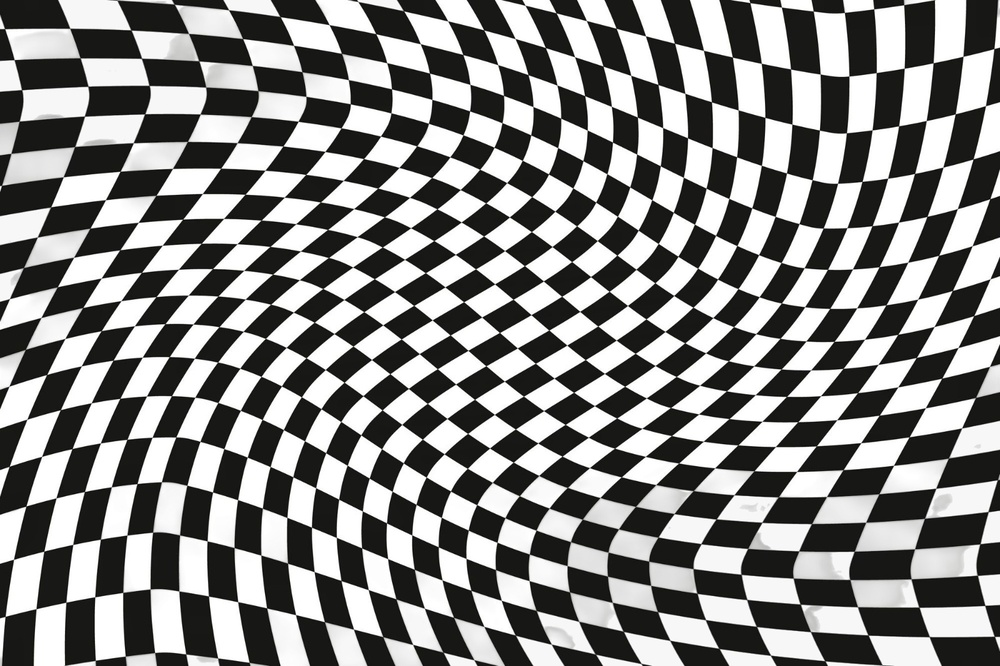
#> input picture hafta2/dama.jpg, 1000 x 666 px, shrunk from 1600 x 1066 before the run
$ python nicemle_6bit.py
#> lines starting #> are read from the running program, lines starting #| are printed output that depends on the picture
"""Ödev 1: Gri görüntüyü 6-bit parlaklık seviyesine nicemle.

Kullanım: python nicemle_6bit.py [girdi] [cikti]
Varsayılan: dama.jpg ve cikti klasörü.
"""
import argparse
from pathlib import Path

import cv2
import numpy as np

KLASOR = Path(__file__).resolve().parent


def nicemle_6bit(gri):
    """Alt iki biti atıp sonucu 0-255 aralığında göster."""
    return ((gri >> 2) << 2).astype(np.uint8)


def fark_gorseli(gri, nicemli):
    fark = cv2.absdiff(gri, nicemli)
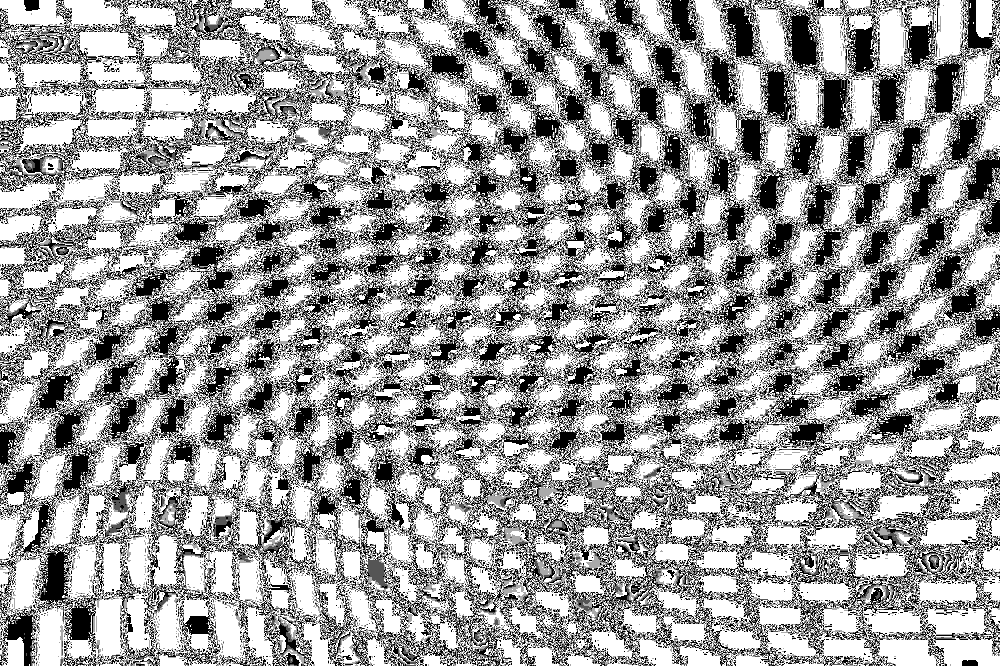
#> fark: shape (666, 1000); min 0, max 3, mean 1.87; drawn with min black and max white
    en_buyuk = int(fark.max())
#> en_buyuk = 3
    return fark if en_buyuk == 0 else (fark.astype(np.float32) * (255 / en_buyuk)).astype(np.uint8)


def main():
    ap = argparse.ArgumentParser(description="8-bit gri görüntüyü 6-bit nicemle.")
    ap.add_argument("girdi", nargs="?", type=Path, default=KLASOR / "dama.jpg")
    ap.add_argument("cikti", nargs="?", type=Path, default=KLASOR / "cikti")
    args = ap.parse_args()
    gri = cv2.imread(str(args.girdi), cv2.IMREAD_GRAYSCALE)
    if gri is None:
        raise SystemExit(f"Görüntü okunamadı: {args.girdi}")
    nicemli = nicemle_6bit(gri)
    args.cikti.mkdir(parents=True, exist_ok=True)
    for ad, goruntu in (("gri.png", gri), ("6bit.png", nicemli), ("fark.png", fark_gorseli(gri, nicemli))):
        if not cv2.imwrite(str(args.cikti / ad), goruntu):
            raise SystemExit(f"Görüntü yazılamadı: {args.cikti / ad}")
#> this loop made 3 passes
#> ad on passes 1 to 3: 'gri.png', '6bit.png', 'fark.png'
    print(f"Benzersiz seviye: önce {np.unique(gri).size}, sonra {np.unique(nicemli).size}")
#| Benzersiz seviye: önce 256, sonra 64


if __name__ == "__main__":
    main()
